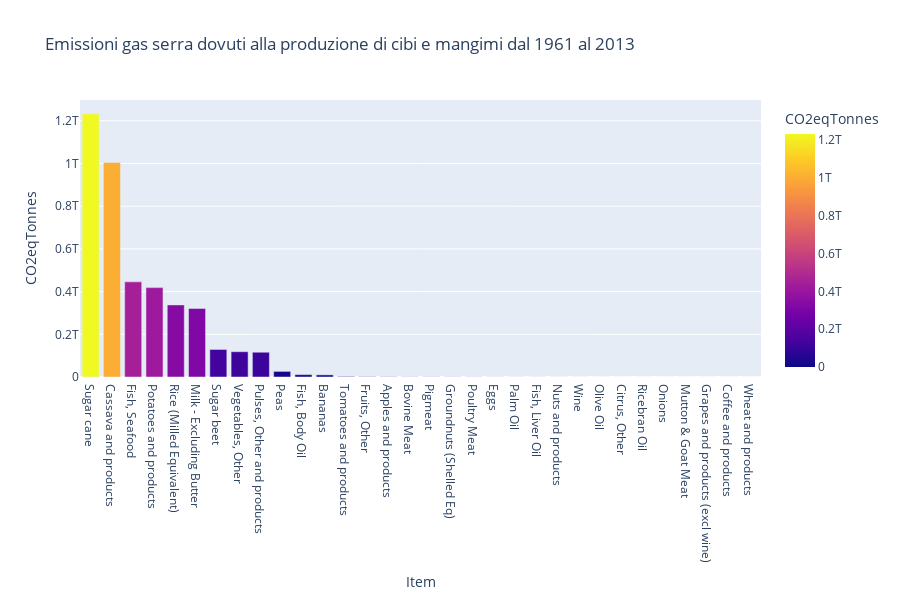

Notebook cell for this chart:
### Markdown cell above
#### Per questo calcolo andrò a inserire per ogni prodotto tracciato il numero di kcal presenti in 100gr di cibo/mangime uso google come fonte per i miei dati.
#### Verrà create una nuova colonna chiamata "Kg producted x 1000kcal" che ci dirà quanti chili devono essere prodotti per generare 1000kcal.
#### Subito dopo mostrerò un istogramma in orizzontale per mostrare quali sono i cibi che emettono più gas serra

### Code cell
Food_feed_kcalories_100gr = {

     "Other Vegetables": 65,
     "Rice": 130,
     "Wheat": 329,
     "Milk": 42,
     "Potatoes": 77,
     "Pig Meat": 242,
     "Fish (farmed)": 158,
     "Other Fruit": 80,
     "Tomatoes": 18,
     "Beef (beef herd)": 332,
     "Cassava": 159,
     "Eggs": 155,
     "Poultry Meat": 272,
     "Cane Sugar": 400,
     "Bananas": 89,
     "Apples": 52,
     "Other Pulses": 181,
     "Onions": 40,
     "Wine": 83,
     "Grapes": 67,
     "Citrus Fruit": 72,
     "Groundnuts": 567,
     "Mutton": 294,
     "Coffee": 0,
     "Peas": 81,
     "Palm Oil": 884,
     "Nuts": 607,
     "Olive Oil": 884,
     "Beet Sugar": 405,

}

# Aggiungo la colonna a Food_Production_df
for index, record in Food_Production_df.iterrows():
     Type = record["Food product"]
     if Type in Food_feed_kcalories_100gr.keys():
          if Food_feed_kcalories_100gr[Type] != 0 and Food_feed_kcalories_100gr[Type] != np.NAN:
               Food_Production_df.at[index, "Kg producted x 1000kcal"] = (1000 / (Food_feed_kcalories_100gr[Type]))


for index, record in Food_feed_df.iterrows():
     Type = record["Type"]
     if Type in Food_feed_kcalories_100gr.keys():  
          if len(Food_Production_df[Food_Production_df["Food product"] == Type]["Greenhouse gas emissions per 1000kcal (kgCO₂eq per 1000kcal)"].values) != 0:
               Food_feed_df.at[index, "KGCO2eq tot"] = ((record["Tonnes"] * 1000)/(Food_Production_df[Food_Production_df["Food product"] == Type]["Kg producted x 1000kcal"].to_list()[0])) * Food_Production_df.loc[Food_Production_df["Food product"] == "Apples", "Greenhouse gas emissions per 1000kcal (kgCO₂eq per 1000kcal)"].to_list()[0]
          else:
               Food_feed_df.at[index, "KGCO2eq tot"] = 0

Food_feed_df = Food_feed_df.assign(CO2eqTonnes=Food_feed_df["KGCO2eq tot"]/1000)
temp_df = Food_feed_df.groupby("Item").sum(numeric_only=True).sort_values(by="KGCO2eq tot", ascending=False)

fig = px.bar(
     temp_df,
     x=temp_df.index,
     y="CO2eqTonnes",
     color="CO2eqTonnes",
     height=600,
     title='Emissioni gas serra dovuti alla produzione di cibi e mangimi dal 1961 al 2013'
)

fig.show()
# Devi ricavare l'inquinamento del mangime e metterlo insieme a quello del cibo

### Figure 1 — Plotly figure (JSON) as saved in the notebook; plotly's stock layout.template omitted (floating-point values rounded to 4 significant figures)
{"data": [{"alignmentgroup": "True", "hovertemplate": "Item=%{x}<br>CO2eqTonnes=%{marker.color}<extra></extra>", "legendgroup": "", "marker": {"color": [1233000000000.0, 1005000000000.0, 445600000000.0, 418700000000.0, 337700000000.0, 321200000000.0, 129000000000.0, 118500000000.0, 116000000000.0, 26310000000.0, 11090000000.0, 9927000000.0, 2486000000.0, 1379000000.0, 984900000.0, 674700000.0, 658400000.0, 550100000.0, 535800000.0, 316500000.0, 247100000.0, 242500000.0, 178900000.0, 84760000.0, 78630000.0, 14620000.0, 2553000.0, 0, 0, 0, 0, 0], "coloraxis": "coloraxis", "pattern": {"shape": ""}}, "name": "", "offsetgroup": "", "orientation": "v", "showlegend": false, "textposition": "auto", "type": "bar", "x": ["Sugar cane", "Cassava and products", "Fish, Seafood", "Potatoes and products", "Rice (Milled Equivalent)", "Milk - Excluding Butter", "Sugar beet", "Vegetables, Other", "Pulses, Other and products", "Peas", "Fish, Body Oil", "Bananas", "Tomatoes and products", "Fruits, Other", "Apples and products", "Bovine Meat", "Pigmeat", "Groundnuts (Shelled Eq)", "Poultry Meat", "Eggs", "Palm Oil", "Fish, Liver Oil", "Nuts and products", "Wine", "Olive Oil", "Citrus, Other", "Ricebran Oil", "Onions", "Mutton & Goat Meat", "Grapes and products (excl wine)", "Coffee and products", "Wheat and products"], "xaxis": "x", "y": [1233000000000.0, 1005000000000.0, 445600000000.0, 418700000000.0, 337700000000.0, 321200000000.0, 129000000000.0, 118500000000.0, 116000000000.0, 26310000000.0, 11090000000.0, 9927000000.0, 2486000000.0, 1379000000.0, 984900000.0, 674700000.0, 658400000.0, 550100000.0, 535800000.0, 316500000.0, 247100000.0, 242500000.0, 178900000.0, 84760000.0, 78630000.0, 14620000.0, 2553000.0, 0, 0, 0, 0, 0], "yaxis": "y"}], "layout": {"barmode": "relative", "coloraxis": {"colorbar": {"title": {"text": "CO2eqTonnes"}}, "colorscale": [[0, "#0d0887"], [0.1111, "#46039f"], [0.2222, "#7201a8"], [0.3333, "#9c179e"], [0.4444, "#bd3786"], [0.5556, "#d8576b"], [0.6667, "#ed7953"], [0.7778, "#fb9f3a"], [0.8889, "#fdca26"], [1, "#f0f921"]]}, "height": 600, "legend": {"tracegroupgap": 0}, "title": {"text": "Emissioni gas serra dovuti alla produzione di cibi e mangimi dal 1961 al 2013"}, "xaxis": {"anchor": "y", "domain": [0, 1], "title": {"text": "Item"}}, "yaxis": {"anchor": "x", "domain": [0, 1], "title": {"text": "CO2eqTonnes"}}}}
